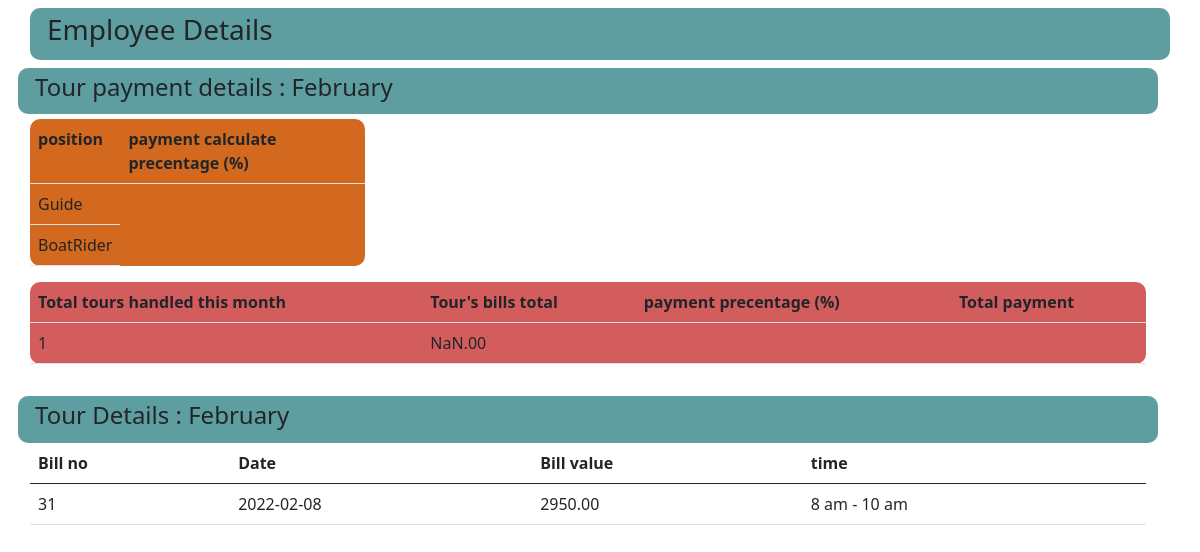
The page /Employee/Profile/profile.php on the database as committed earlier.
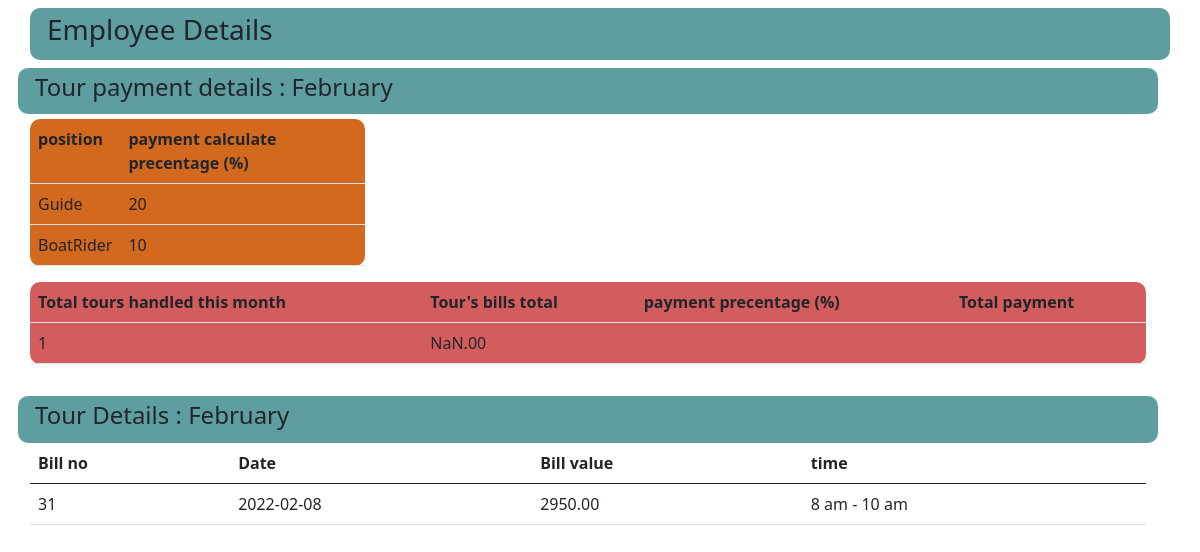
The same page on the database as committed later.
### tables this page shows
CREATE TABLE `bills` (
  `bill_ID` int(40) NOT NULL,
  `Orderer_name` varchar(100) NOT NULL,
  `Orderer_ID` varchar(100) NOT NULL,
  `Booking_date` date NOT NULL,
  `Booking_time` varchar(50) NOT NULL,
  `Adult` int(50) NOT NULL,
  `Child` int(60) NOT NULL,
  `package` varchar(100) NOT NULL,
  `Location` varchar(60) NOT NULL,
  `Address` varchar(100) NOT NULL,
  `Contact_no` varchar(60) NOT NULL,
  `Email` varchar(60) NOT NULL,
  `Meals` varchar(60) NOT NULL,
  `Adult_cost` varchar(60) NOT NULL,
  `Child_cost` varchar(60) NOT NULL,
  `Meal_cost` varchar(60) NOT NULL,
  `Total_cost` varchar(60) NOT NULL,
  `Guide` varchar(100) NOT NULL,
  `Rider` varchar(100) NOT NULL,
  `Ontime` varchar(100) NOT NULL
);

CREATE TABLE `paymentpre` (
  `preID` int(11) NOT NULL,
  `position` varchar(100) NOT NULL,
  `presentage` varchar(100) NOT NULL
);

### Employee/Profile/profile.php (the view, shortened to what this page needs)
<!DOCTYPE html>
<html lang="en">
<head>
    <link rel="stylesheet" href="./profile.css?v=<?php echo time(); ?>">
    <link href="https://cdn.jsdelivr.net/npm/bootstrap@5.1.0/dist/css/bootstrap.min.css" rel="stylesheet">
</head>
<body>
<div class="container">
<div class="row mt-2" id="row-1">
<h3><Label>Employee Details</Label></h3>
</div>
<div class="row mt-2">
<div class="row" id="tour-details-topic">
    <h4 id="tourpayment"></h4>
</div>
<div class="row">
  <table class="table" id="pre-table">
      <tr>
          <th>position</th>
          <th>payment calculate precentage (%)</th>
      </tr>
      <tr>
          <td>Guide</td>
          <?php
$connection = mysqli_connect('localhost', 'root', '', 'captaincruise');
$sql = "SELECT * FROM paymentpre where preID=1";
$result = mysqli_query($connection , $sql);
while($row = mysqli_fetch_array($result)){
          echo"<td>".$row['presentage']."</td>";
}
        ?>
      </tr>
      <tr>
          <td>BoatRider</td>
          <?php
$connection = mysqli_connect('localhost', 'root', '', 'captaincruise');
$sql = "SELECT * FROM paymentpre where preID=2";
$result = mysqli_query($connection , $sql);
while($row = mysqli_fetch_array($result)){
          echo"<td>".$row['presentage']."</td>";
}
        ?>
      </tr>
  </table>
</div>
<div class="row">
  <table class="table" id="totalpaymentdetails">
    <tr>
      <th>Total tours handled this month</th>
      <th>Tour's bills total</th>
      <th>payment precentage (%)</th>
      <th>Total payment</th>
    </tr>
    <tr>
      <td></td>
      <td></td>
      <td></td>
      <td></td>
    </tr>
  </table>
</div>
</div>
        <div class="row mt-3" id="tour-details-pane">
           <div class="row" id="tour-details-topic">
                <h4 id="tourdetailsmonthname"></h4>
           </div>
           <div class="row" id="tour-details-table">
              <table class="table" id="tourdetails">
                <thead>
                  <tr>
                      <th>Bill no</th>
                      <th>Date</th>
                      <th>Bill value</th>
                      <th>time</th>
                  </tr>
                  </thead>
                  <tbody>
                  <?php
                    $connection = mysqli_connect('localhost', 'root', '', 'captaincruise');
                    $name = $_GET['Name'];
                    $first_day = date('Y-m-01');
                    $last_day = date('Y-m-t');
                    $sql = "SELECT * FROM bills where (Booking_date between '$first_day' and '$last_day') And (Guide ='$name' OR Rider = '$name')  ";
                    $result = mysqli_query($connection , $sql);
                    while($row = mysqli_fetch_array($result)){
                    echo "<tr>";
                    echo "<td>".$row['bill_ID']."</td>";
                    echo "<td>".$row['Booking_date']."</td>";
                    echo "<td>".$row['Total_cost']."</td>";
                    echo "<td>".$row['Booking_time']."</td>";
                    echo "</tr>";
                    }
                  ?>
                  </tbody>
              </table>
           </div>
        </div>
</div>
</body>
</html>

Rows that differ between the two databases and show on the page:
added paymentpre: presentage "20", shown under "Tour payment details : February"
added paymentpre: presentage "10"
